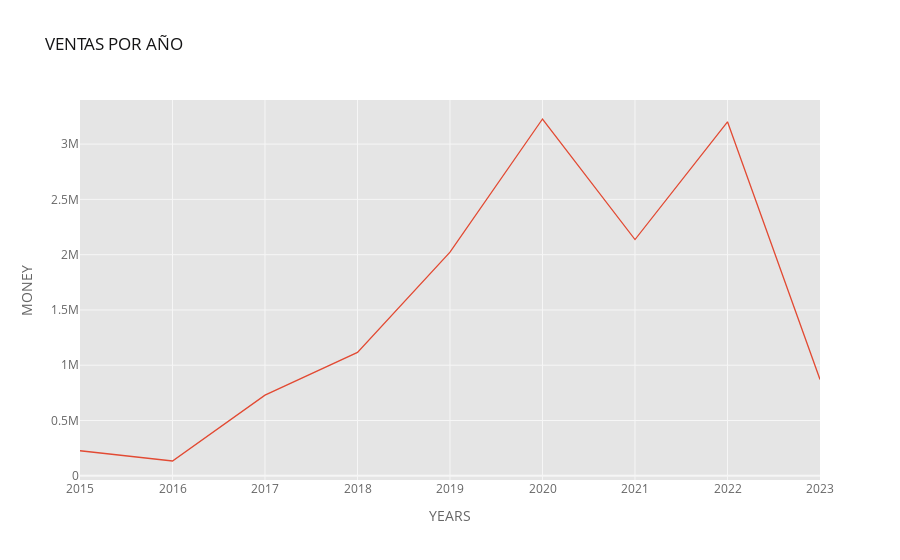

Source (notebook cell):
### Code cell
pivot_table.iplot (kind='line', xTitle='YEARS', yTitle='MONEY',title='VENTAS POR AÑO')

### Figure 1 — Plotly figure (JSON) as saved in the notebook; plotly's stock layout.template omitted (floating-point values rounded to 4 significant figures)
{"data": [{"line": {"color": "rgba(226, 74, 51, 1.0)", "dash": "solid", "shape": "linear", "width": 1.3}, "mode": "lines", "name": "sold_quantity", "text": "", "type": "scatter", "x": [2015, 2016, 2017, 2018, 2019, 2020, 2021, 2022, 2023], "y": [226394, 133650, 729608, 1116121, 2022759, 3227073, 2136628, 3201968, 870572]}], "layout": {"legend": {"bgcolor": "#FFFFFF", "font": {"color": "#666666"}}, "paper_bgcolor": "#FFFFFF", "plot_bgcolor": "#E5E5E5", "title": {"font": {"color": "#151516"}, "text": "VENTAS POR AÑO"}, "xaxis": {"gridcolor": "#F6F6F6", "showgrid": true, "tickfont": {"color": "#666666"}, "title": {"font": {"color": "#666666"}, "text": "YEARS"}, "zerolinecolor": "#F6F6F6"}, "yaxis": {"gridcolor": "#F6F6F6", "showgrid": true, "tickfont": {"color": "#666666"}, "title": {"font": {"color": "#666666"}, "text": "MONEY"}, "zerolinecolor": "#F6F6F6"}}}
